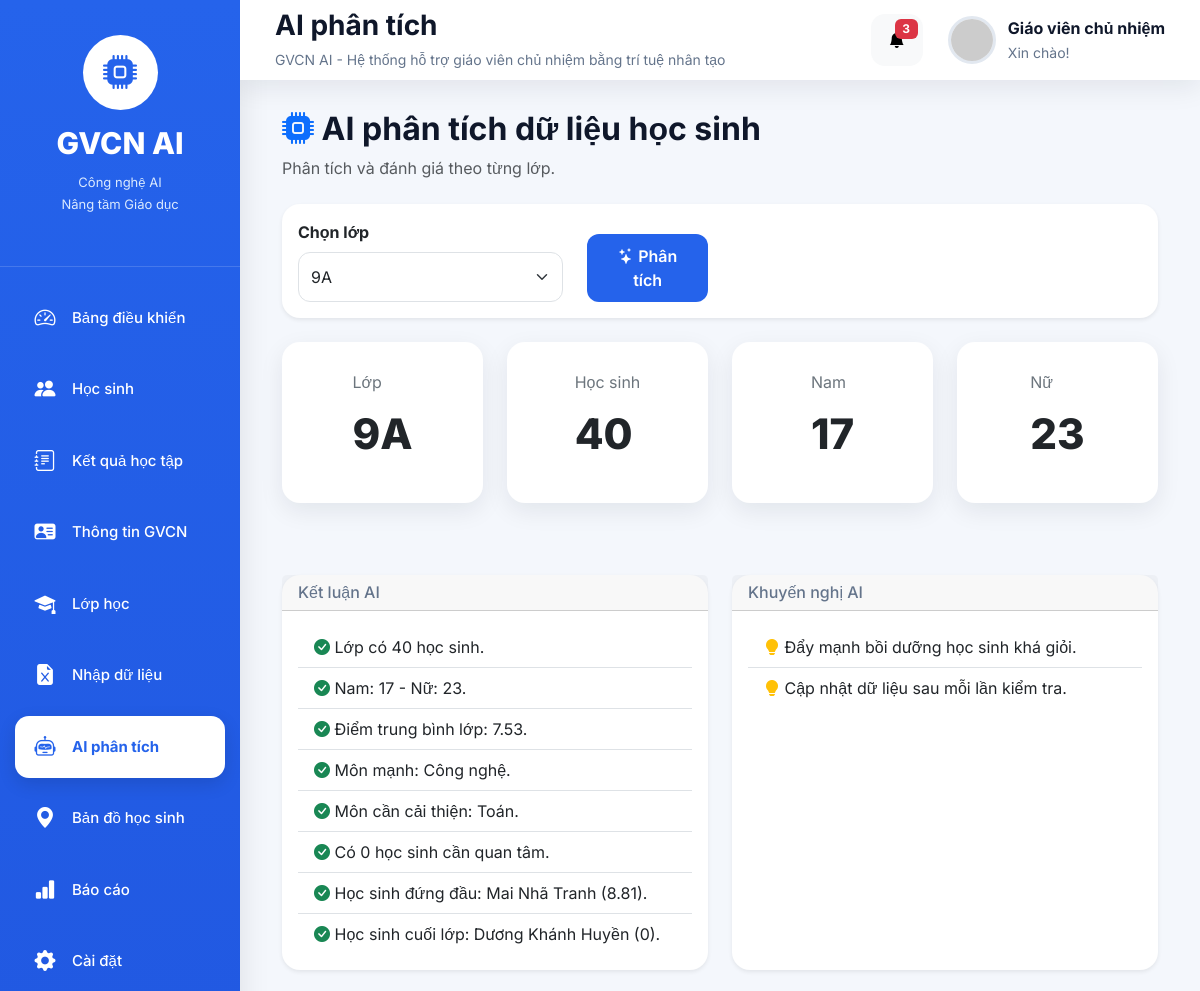
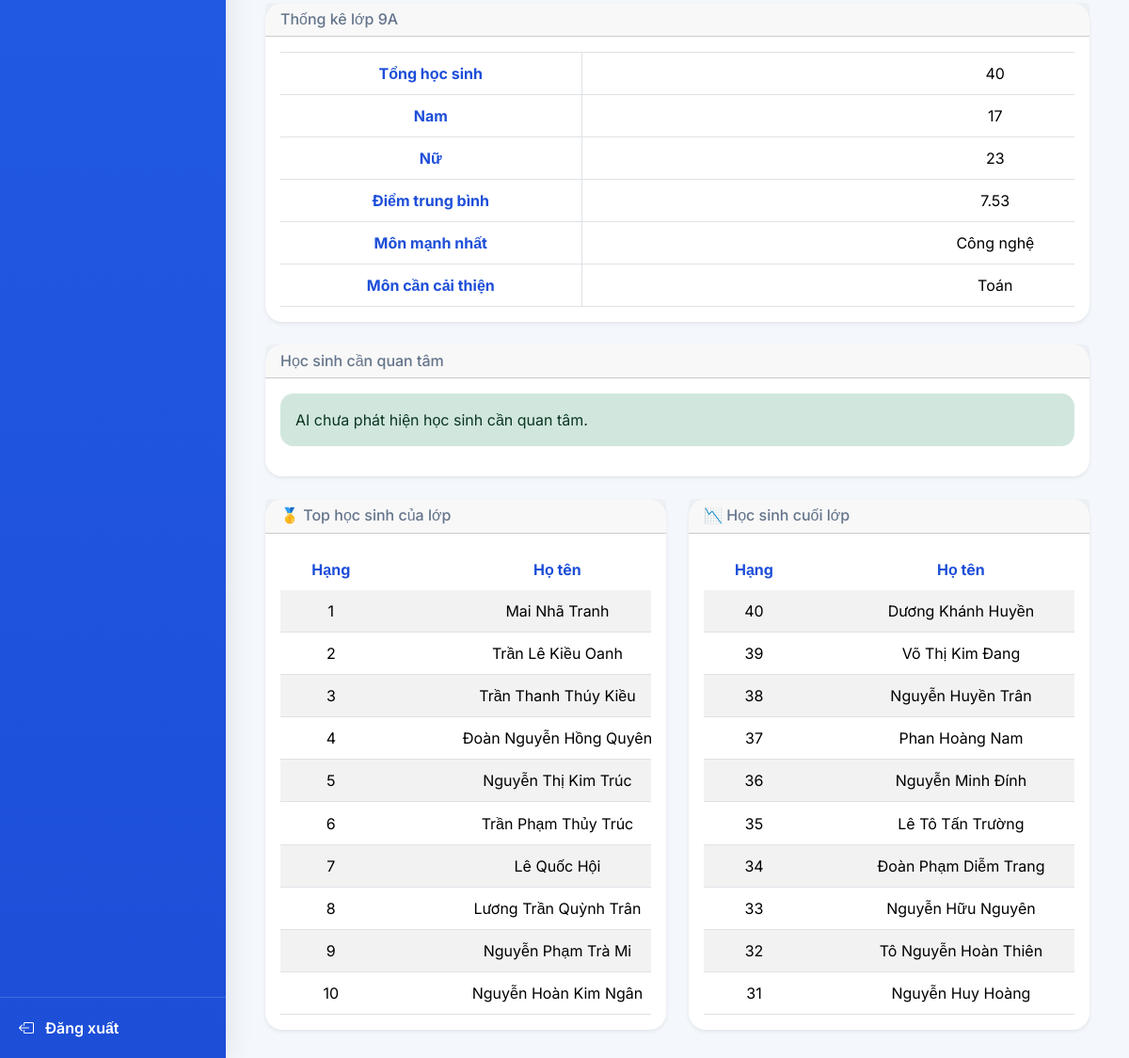
Page /ai on the committed database (2 pictures, top to bottom).
### tables this page shows
CREATE TABLE academic(

        id INTEGER PRIMARY KEY AUTOINCREMENT,

        ma_dinh_danh TEXT,

        nam_hoc TEXT,

        hoc_ky TEXT,

        mon_hoc TEXT,

        diem_tb REAL,

        ket_qua_hoc_tap TEXT,

        ket_qua_ren_luyen TEXT,

        ngay_cap_nhat TEXT,

        FOREIGN KEY(ma_dinh_danh)

        REFERENCES students(ma_dinh_danh)

    );

CREATE TABLE students(

        id INTEGER PRIMARY KEY AUTOINCREMENT,

        ma_dinh_danh TEXT UNIQUE,

        ho_ten TEXT,

        ngay_sinh TEXT,

        gioi_tinh TEXT,

        dan_toc TEXT,

        noi_sinh TEXT,

        dia_chi TEXT,

        lop TEXT,

        trang_thai TEXT,

        ngay_cap_nhat TEXT

    );

### app.py (the view)
@app.route("/ai")
def ai():
    analyzer = AIAnalyzer()
    classes = analyzer.get_classes()
    lop = request.args.get("lop")
    if not lop:
        if len(classes) > 0:
            lop = classes[0]
        else:
            lop = ""
    ai = analyzer.analyze(lop)
    analyzer.close()
    return render_template(
        "ai.html",
        ai=ai,
        classes=classes,
        selected_class=lop,
        page_title="AI phân tích",
        active_page="ai"
    )

### modules/ai.py (called while the page is built)
    def get_classes(self):
        self.cursor.execute("""

            SELECT DISTINCT lop

            FROM students

            WHERE lop IS NOT NULL
              AND lop<>''

            ORDER BY lop

        """)
        return [
            row[0]
            for row in self.cursor.fetchall()
        ]

    def get_students(self, lop):
        self.cursor.execute("""

            SELECT *

            FROM students

            WHERE lop=?

            ORDER BY ho_ten

        """, (lop,))
        columns = [
            c[0]
            for c in self.cursor.description
        ]
        return [
            dict(zip(columns, row))
            for row in self.cursor.fetchall()
        ]

    def get_academic(self, lop):
        self.cursor.execute("""

            SELECT
                a.*
            FROM academic a

            INNER JOIN students s

            ON a.ma_dinh_danh=s.ma_dinh_danh

            WHERE s.lop=?

            ORDER BY
                a.mon_hoc,
                s.ho_ten

        """, (lop,))
        columns = [
            c[0]
            for c in self.cursor.description
        ]
        return [
            dict(zip(columns, row))
            for row in self.cursor.fetchall()
        ]

    def analyze_students(self, students):
        result = {
            "tong_hoc_sinh": len(students),
            "so_nam": 0,
            "so_nu": 0,
            "dan_toc": {},
            "trang_thai": {}
        }
        ethnic = Counter()
        status = Counter()
        for hs in students:
            gt = str(
                hs.get("gioi_tinh", "")
            ).strip().lower()
            if gt == "nam":
                result["so_nam"] += 1
            elif gt == "nữ":
                result["so_nu"] += 1
            ethnic[
                hs.get("dan_toc", "")
            ] += 1
            status[
                hs.get("trang_thai", "")
            ] += 1
        result["dan_toc"] = dict(ethnic)
        result["trang_thai"] = dict(status)
        return result

    def close(self):
        self.conn.close()

### modules/database.py (called while the page is built)
def get_connection():
    conn = sqlite3.connect(DATABASE)
    conn.row_factory = sqlite3.Row
    return conn

### templates/ai.html (shortened to what this page needs)
{% extends "layout.html" %}
{% block content %}
<div class="container-fluid">
    <div class="d-flex justify-content-between align-items-center mb-4">
        <div>
            <h2 class="fw-bold">
                <i class="bi bi-cpu-fill text-primary"></i>
                AI phân tích dữ liệu học sinh
            </h2>
            <p class="text-muted mb-0">
                Phân tích và đánh giá theo từng lớp.
            </p>
        </div>
    </div>
    <div class="card shadow-sm mb-4">
        <div class="card-body">
            <form method="GET" action="{{ url_for('ai') }}">
                <div class="row align-items-end">
                    <div class="col-md-4">
                        <label class="form-label fw-bold">
                            Chọn lớp
                        </label>
                        <select
                            class="form-select"
                            name="lop">
                            {% for lop in classes %}
                            <option
                                value="{{ lop }}"
                                {% if lop == selected_class %}selected{% endif %}>
                                {{ lop }}
                            </option>
                            {% endfor %}
                        </select>
                    </div>
                    <div class="col-md-2">
                        <button
                            type="submit"
                            class="btn btn-primary w-100">
                            <i class="bi bi-stars"></i>
                            Phân tích
                        </button>
                    </div>
                </div>
            </form>
        </div>
    </div>
    <div class="row">
        <div class="col-md-3">
            <div class="card stat-card">
                <div>
                    <div class="text-secondary">
                        Lớp
                    </div>
                    <h2>
                        {{ selected_class }}
                    </h2>
                </div>
            </div>
        </div>
        <div class="col-md-3">
            <div class="card stat-card">
                <div>
                    <div class="text-secondary">
                        Học sinh
                    </div>
                    <h2>
                        {{ ai.students.tong_hoc_sinh }}
                    </h2>
                </div>
            </div>
        </div>
        <div class="col-md-3">
            <div class="card stat-card">
                <div>
                    <div class="text-secondary">
                        Nam
                    </div>
                    <h2>
                        {{ ai.students.so_nam }}
                    </h2>
                </div>
            </div>
        </div>
        <div class="col-md-3">
            <div class="card stat-card">
                <div>
                    <div class="text-secondary">
                        Nữ
                    </div>
                    <h2>
                        {{ ai.students.so_nu }}
                    </h2>
                </div>
            </div>
        </div>
    </div>
    <div class="row mt-5 g-4">
        <div class="col-lg-6">
            <div class="card shadow-sm h-100">
                <div class="card-header">
                    <h5 class="mb-0">
                        Kết luận AI
                    </h5>
                </div>
                <div class="card-body">
                    {% if ai.summary %}
                    <ul class="list-group list-group-flush">
                        {% for item in ai.summary %}
                        <li class="list-group-item">
                            <i class="bi bi-check-circle-fill text-success"></i>
                            {{ item }}
                        </li>
                        {% endfor %}
                    </ul>
                    {% else %}
                    <div class="alert alert-secondary mb-0">
                        Chưa có dữ liệu.
                    </div>
                    {% endif %}
                </div>
            </div>
        </div>
        <div class="col-lg-6">
            <div class="card shadow-sm h-100">
                <div class="card-header">
                    <h5 class="mb-0">
                        Khuyến nghị AI
                    </h5>
                </div>
                <div class="card-body">
                    {% if ai.recommendations %}
                    <ul class="list-group list-group-flush">
                        {% for item in ai.recommendations %}
                        <li class="list-group-item">
                            <i class="bi bi-lightbulb-fill text-warning"></i>
                            {{ item }}
                        </li>
                        {% endfor %}
                    </ul>
                    {% else %}
                    <div class="alert alert-secondary mb-0">
                        Chưa có khuyến nghị.
                    </div>
                    {% endif %}
                </div>
            </div>
        </div>
    </div>
    <div class="card shadow-sm mt-4">
        <div class="card-header">
            <h5 class="mb-0">
                Thống kê lớp {{ selected_class }}
            </h5>
        </div>
        <div class="card-body">
            <div class="table-responsive">
                <table class="table table-bordered align-middle">
                    <tbody>
                        <tr>
                            <th width="320">
                                Tổng học sinh
                            </th>
                            <td>
                                {{ ai.students.tong_hoc_sinh }}
                            </td>
                        </tr>
                        <tr>
                            <th>
                                Nam
                            </th>
                            <td>
                                {{ ai.students.so_nam }}
                            </td>
                        </tr>
                        <tr>
                            <th>
                                Nữ
                            </th>
                            <td>
                                {{ ai.students.so_nu }}
                            </td>
                        </tr>
                        <tr>
                            <th>
                                Điểm trung bình
                            </th>
                            <td>
                                {{ ai.academic.diem_trung_binh }}
                            </td>
                        </tr>
                        <tr>
                            <th>
                                Môn mạnh nhất
                            </th>
                            <td>
                                {{ ai.academic.mon_cao_nhat }}
                            </td>
                        </tr>
                        <tr>
                            <th>
                                Môn cần cải thiện
                            </th>
                            <td>
                                {{ ai.academic.mon_thap_nhat }}
                            </td>
                        </tr>
                    </tbody>
                </table>
            </div>
        </div>
    </div>
    <div class="card shadow-sm mt-4">
    <div class="card-header">
        <h5 class="mb-0">
            Học sinh cần quan tâm
        </h5>
    </div>
    <div class="card-body">
        {% if ai.attention|length == 0 %}
        <div class="alert alert-success">
            AI chưa phát hiện học sinh cần quan tâm.
        </div>
        {% endif %}
    </div>
</div>
<div class="row mt-4">
    <div class="col-lg-6">
        <div class="card shadow-sm">
            <div class="card-header">
                <h5 class="mb-0">
                    🥇 Top học sinh của lớp
                </h5>
            </div>
            <div class="card-body">
                <div class="table-responsive">
                    <table class="table table-striped table-hover">
                        <thead>
                            <tr>
                                <th>Hạng</th>
                                <th>Họ tên</th>
                            </tr>
                        </thead>
                        <tbody>
                            {% for hs in ai.ranking[:10] %}
                            <tr>
                                <td>{{ hs.xep_hang }}</td>
                                <td>{{ hs.ho_ten }}</td>
                            </tr>
                            {% endfor %}
                        </tbody>
                    </table>
                </div>
            </div>
        </div>
    </div>
    <div class="col-lg-6">
        <div class="card shadow-sm">
            <div class="card-header">
                <h5 class="mb-0">
                    📉 Học sinh cuối lớp
                </h5>
            </div>
            <div class="card-body">
                <div class="table-responsive">
                    <table class="table table-striped table-hover">
                        <thead>
                            <tr>
                                <th>Hạng</th>
                                <th>Họ tên</th>
                            </tr>
                        </thead>
                        <tbody>
                            {% for hs in ai.ranking[-10:]|reverse %}
                            <tr>
                                <td>{{ hs.xep_hang }}</td>
                                <td>{{ hs.ho_ten }}</td>
                            </tr>
                            {% endfor %}
                        </tbody>
                    </table>
                </div>
            </div>
        </div>
    </div>
</div>
</div>
{% endblock %}

### static/css/style.css (style rules this page uses)
* { margin:0; padding:0; box-sizing:border-box; }
:root { --primary:#2563eb; --primary-dark:#1d4ed8; --success:#16a34a; --warning:#f59e0b; --danger:#dc2626; --purple:#7c3aed; --bg:#f4f7fc; --white:#ffffff; --text:#0f172a; --text-light:#64748b; --radius:18px; --shadow: 0 8px 25px rgba(15,23,42,.08); }
html { scroll-behavior:smooth; }
body { font-family:'Inter',sans-serif; background:var(--bg); color:var(--text); overflow-x:auto; }
.card { border:none; border-radius:var(--radius); box-shadow:var(--shadow); transition:.25s; }
.card h2 { font-size:42px; font-weight:800; margin:15px 0; }
.card h5 { color:var(--text-light); font-size:16px; }
.stat-card { display:flex; justify-content:space-between; align-items:center; padding:28px; }
.table { margin-bottom:0; vertical-align:middle; }
.table thead { background:#eff6ff; }
.table th { color:var(--primary-dark); font-weight:700; border:none; padding:10px 12px; }
.table td { padding:10px 12px; }
.table tbody tr { transition:.2s; }
.btn-primary { background:var(--primary); border:none; border-radius:12px; padding:10px 18px; font-weight:600; }
.form-select { border-radius:12px; padding:12px; }
.alert { border:none; border-radius:14px; }
.table th, .table td { white-space:nowrap; text-align:center; vertical-align:middle; }
.table td:nth-child(2), .table th:nth-child(2) { min-width:130px; }
.table-responsive { overflow-x: auto; overflow-y: hidden; white-space: nowrap; width: 100%; }
.table { width:100%; min-width:1200px; }

### rows in the picture
academic: academic.mon_cao_nhat "Công nghệ"
academic: academic.mon_thap_nhat "Toán"
students: xep_hang "1", ho_ten "Mai Nhã Tranh"
students: xep_hang "2", ho_ten "Trần Lê Kiều Oanh"
students: xep_hang "3", ho_ten "Trần Thanh Thúy Kiều"
students: xep_hang "4", ho_ten "Đoàn Nguyễn Hồng Quyên"
students: xep_hang "5", ho_ten "Nguyễn Thị Kim Trúc"
students: xep_hang "6", ho_ten "Trần Phạm Thủy Trúc"
students: xep_hang "7", ho_ten "Lê Quốc Hội"
students: xep_hang "8", ho_ten "Lương Trần Quỳnh Trân"
students: xep_hang "9", ho_ten "Nguyễn Phạm Trà Mi"
students: xep_hang "10", ho_ten "Nguyễn Hoàn Kim Ngân"
students: xep_hang "40", ho_ten "Dương Khánh Huyền"
students: xep_hang "39", ho_ten "Võ Thị Kim Đang"
students: xep_hang "38", ho_ten "Nguyễn Huyền Trân"
students: xep_hang "37", ho_ten "Phan Hoàng Nam"
students: xep_hang "36", ho_ten "Nguyễn Minh Đính"
students: xep_hang "35", ho_ten "Lê Tô Tấn Trường"
students: xep_hang "34", ho_ten "Đoàn Phạm Diễm Trang"
students: xep_hang "33", ho_ten "Nguyễn Hữu Nguyên"
students: xep_hang "32", ho_ten "Tô Nguyễn Hoàn Thiên"
students: xep_hang "31", ho_ten "Nguyễn Huy Hoàng"

### other values in the picture
{{ page_title }} "AI phân tích"
{{ selected_class }} "9A"
{{ ai.students.tong_hoc_sinh }} "40"
{{ ai.students.so_nam }} "17"
{{ ai.students.so_nu }} "23"
{{ item }} "Lớp có 40 học sinh." "Nam: 17 - Nữ: 23." "Điểm trung bình lớp: 7.53." "Môn mạnh: Công nghệ." "Môn cần cải thiện: Toán." "Có 0 học sinh cần quan tâm." "Học sinh đứng đầu: Mai Nhã Tranh (8.81)." "Học sinh cuối lớp: Dương Khánh Huyền (0)."
{{ item }} "Đẩy mạnh bồi dưỡng học sinh khá giỏi." "Cập nhật dữ liệu sau mỗi lần kiểm tra."
{{ ai.academic.diem_trung_binh }} "7.53"
form field lop "9A"
